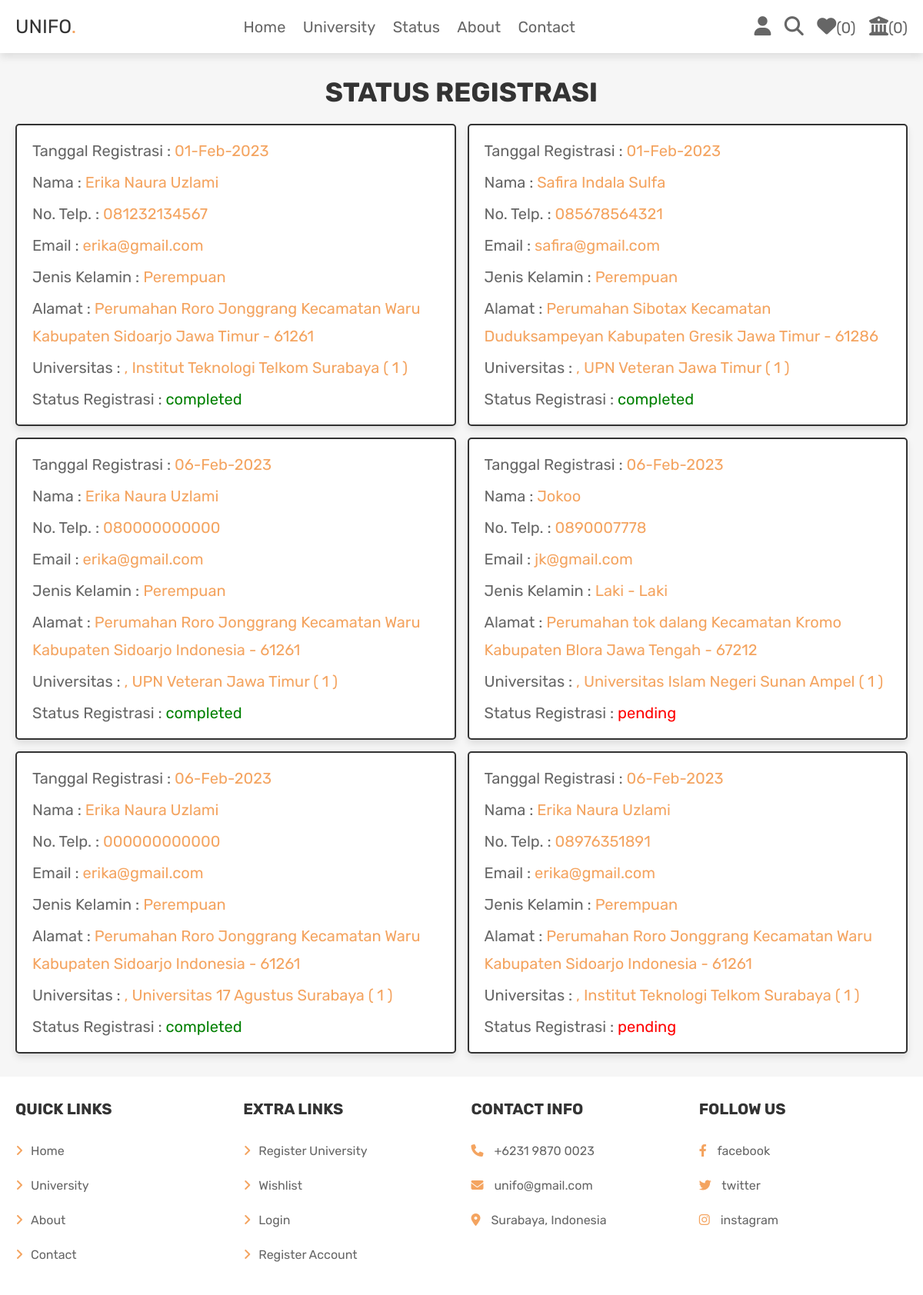
Screenshot of /reg.php (signed in) with the database file from the repository.
### tables this page shows
CREATE TABLE `reg` (
  `id` int(100) NOT NULL,
  `user_id` int(100) NOT NULL,
  `name` varchar(100) NOT NULL,
  `number` varchar(12) NOT NULL,
  `email` varchar(100) NOT NULL,
  `method` varchar(50) NOT NULL,
  `address` varchar(500) NOT NULL,
  `total_univ` varchar(1000) NOT NULL,
  `total_price` int(100) NOT NULL,
  `placed_on` varchar(50) NOT NULL,
  `payment_status` varchar(20) NOT NULL DEFAULT 'pending'
);

### reg.php (the view, shortened to what this page needs)
<?php
@include 'config.php';
$user_id = $_SESSION['user_id'];
?>
<!DOCTYPE html>
<html lang="en">
<head>
   <link rel="stylesheet" href="https://cdnjs.cloudflare.com/ajax/libs/font-awesome/6.1.1/css/all.min.css">
   <link rel="stylesheet" href="css/style.css">
</head>
<body>
<?php include 'header.php'; ?>
<section class="placed-orders">
   <h1 class="title">Status Registrasi</h1>
   <div class="box-container">
   <?php
      $select_reg = $conn->prepare("SELECT * FROM `reg` WHERE user_id = ?");
      $select_reg->execute([$user_id]);
      if($select_reg->rowCount() > 0){
         while($fetch_reg = $select_reg->fetch(PDO::FETCH_ASSOC)){
   ?>
   <div class="box">
      <p> Tanggal Registrasi : <span><?= $fetch_reg['placed_on']; ?></span> </p>
      <p> Nama : <span><?= $fetch_reg['name']; ?></span> </p>
      <p> No. Telp. : <span><?= $fetch_reg['number']; ?></span> </p>
      <p> Email : <span><?= $fetch_reg['email']; ?></span> </p>
      <p> Jenis Kelamin : <span><?= $fetch_reg['method']; ?></span> </p>
      <p> Alamat : <span><?= $fetch_reg['address']; ?></span> </p>
      <p> Universitas : <span><?= $fetch_reg['total_univ']; ?></span> </p>
      <p> Status Registrasi : <span style="color:<?php if($fetch_reg['payment_status'] == 'pending'){ echo 'red'; }else{ echo 'green'; }; ?>"><?= $fetch_reg['payment_status']; ?></span> </p>
   </div>
   <?php
      }
   }else{
      echo '<p class="empty">no transaction placed yet!</p>';
   }
   ?>
   </div>
</section>
<?php include 'footer.php'; ?>
</body>
</html>

### css/style.css (style rules this page uses)
.placed-orders .box-container { display: flex; flex-wrap: wrap; gap:1.5rem; align-items: flex-start; }
.placed-orders .box-container .box { padding:1rem 2rem; flex:1 1 40rem; border:var(--border); background-color: var(--white); box-shadow: var(--box-shadow); border-radius: .5rem; }
.placed-orders .box-container .box p { margin:.5rem 0; line-height: 1.8; font-size: 2rem; color:var(--light-color); }
.placed-orders .box-container .box p span { color:var(--green); }

### css/components.css (style rules this page uses)
:root { --green:#F4A460; --orange:#19284C; --red:#e74c3c; --black:#333; --light-color:#666; --white:#fff; --light-bg:#f6f6f6; --border:.2rem solid var(--black); --box-shadow:0 .5rem 1rem rgba(0,0,0,.1); }
* { font-family: 'Rubik', sans-serif; margin:0; padding:0; box-sizing: border-box; outline: none; border:none; text-decoration: none; color:var(--black); }
body { background-color: var(--light-bg); }
html { font-size: 62.5%; overflow-x: hidden; scroll-behavior: smooth; scroll-padding-top: 6.5rem; }
section { padding:3rem 2rem; max-width: 1200px; margin:0 auto; }
.title { text-align: center; margin-bottom: 2rem; text-transform: uppercase; color:var(--black); font-size: 3.5rem; }

### rows the page displays
reg: placed_on "01-Feb-2023", name "Erika Naura Uzlami", number "081232134567", email "erika@gmail.com", method "Perempuan", address "Perumahan Roro Jonggrang Kecamatan Waru Kabupaten Sidoarjo Jawa Timur - 61261", total_univ ", Institut Teknologi Telkom Surabaya ( 1 )", payment_status "completed"
reg: placed_on "01-Feb-2023", name "Safira Indala Sulfa", number "085678564321", email "safira@gmail.com", method "Perempuan", address "Perumahan Sibotax Kecamatan Duduksampeyan Kabupaten Gresik Jawa Timur - 61286", total_univ ", UPN Veteran Jawa Timur ( 1 )", payment_status "completed"
reg: placed_on "06-Feb-2023", name "Erika Naura Uzlami", number "080000000000", email "erika@gmail.com", method "Perempuan", address "Perumahan Roro Jonggrang Kecamatan Waru Kabupaten Sidoarjo Indonesia - 61261", total_univ ", UPN Veteran Jawa Timur ( 1 )", payment_status "completed"
reg: placed_on "06-Feb-2023", name "Jokoo", number "0890007778", email "jk@gmail.com", method "Laki - Laki", address "Perumahan tok dalang Kecamatan Kromo Kabupaten Blora Jawa Tengah - 67212", total_univ ", Universitas Islam Negeri Sunan Ampel ( 1 )", payment_status "pending"
reg: placed_on "06-Feb-2023", name "Erika Naura Uzlami", number "000000000000", email "erika@gmail.com", method "Perempuan", address "Perumahan Roro Jonggrang Kecamatan Waru Kabupaten Sidoarjo Indonesia - 61261", total_univ ", Universitas 17 Agustus Surabaya ( 1 )", payment_status "completed"
reg: placed_on "06-Feb-2023", name "Erika Naura Uzlami", number "08976351891", email "erika@gmail.com", method "Perempuan", address "Perumahan Roro Jonggrang Kecamatan Waru Kabupaten Sidoarjo Indonesia - 61261", total_univ ", Institut Teknologi Telkom Surabaya ( 1 )", payment_status "pending"

### other values shown
$count_wishlist_items->rowCount() "0"
$count_reg_univ_items->rowCount() "0"
